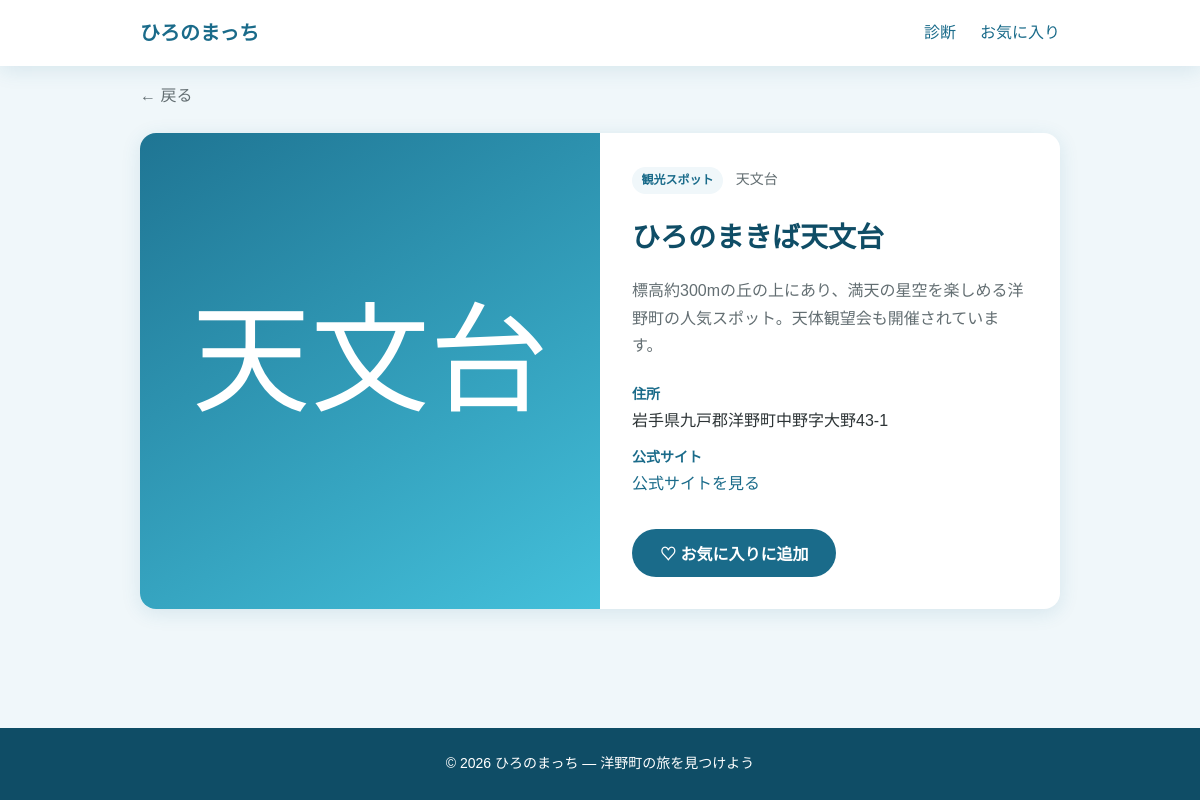
/spot/1, run on an earlier commit of the app's database.
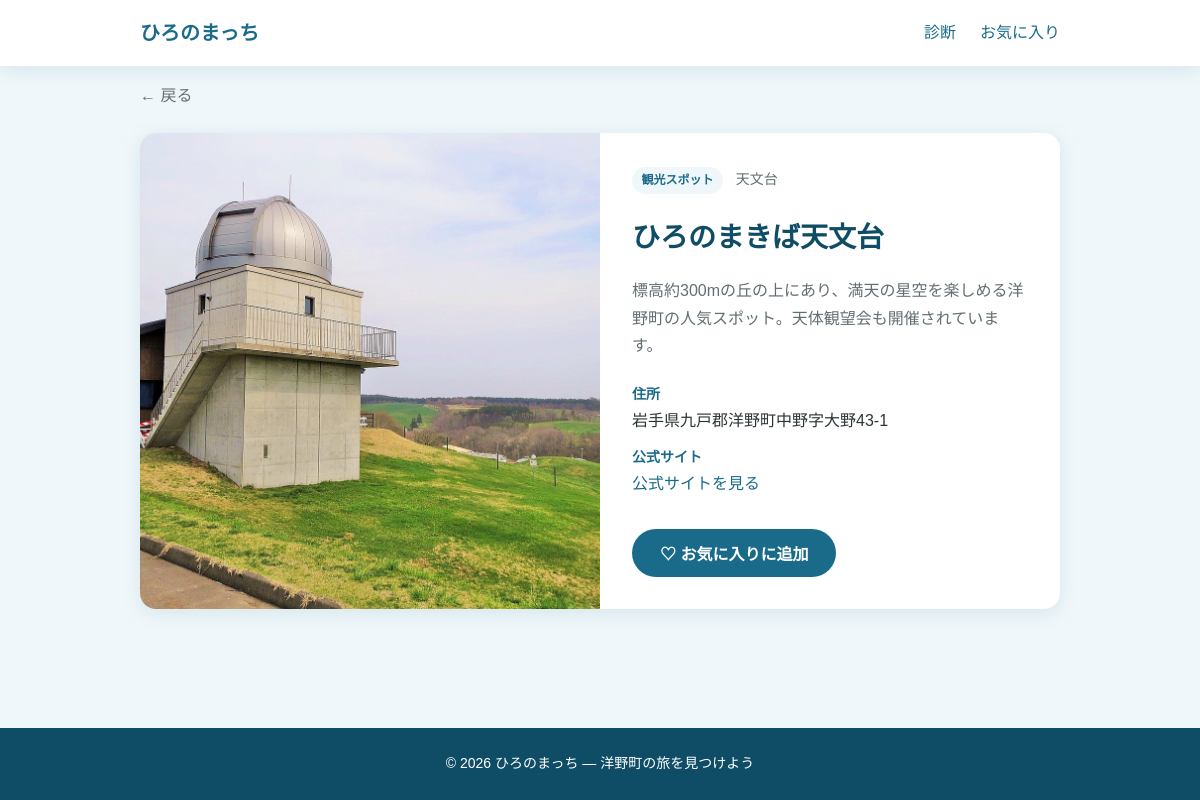
And on a later commit of the database.
### tables this page shows
CREATE TABLE spots (
    id INTEGER PRIMARY KEY AUTOINCREMENT,
    name TEXT NOT NULL,
    category TEXT NOT NULL,
    genre TEXT NOT NULL,
    description TEXT NOT NULL,
    image_url TEXT NOT NULL,
    address TEXT NOT NULL,
    official_url TEXT NOT NULL
);

### app.py (the view)
@app.route("/spot/<int:spot_id>")
def spot_detail(spot_id):
    spot = fetch_spot(spot_id)
    if spot is None:
        abort(404)
    return render_template("spot_detail.html", spot=spot)

### app.py (called while the page is built)
def fetch_spot(spot_id):
    db = get_db()
    spot = db.execute("SELECT * FROM spots WHERE id = ?", (spot_id,)).fetchone()
    db.close()
    return spot

### database.py (called while the page is built)
def get_db():
    conn = sqlite3.connect(DB_PATH)
    conn.row_factory = sqlite3.Row
    return conn

### templates/spot_detail.html (shortened to what this page needs)
{% extends "base.html" %}
{% block content %}
<section class="spot-detail container">
    <a href="javascript:history.back()" class="back-link">&larr; 戻る</a>
    <article class="spot-detail-card">
        <div class="spot-detail-image">
            <img src="{{ url_for('static', filename=spot.image_url) }}" alt="{{ spot.name }}">
        </div>
        <div class="spot-detail-body">
            <span class="spot-category">{{ spot.category }}</span>
            <span class="spot-genre">{{ spot.genre }}</span>
            <h1>{{ spot.name }}</h1>
            <p class="spot-description">{{ spot.description }}</p>
            <dl class="spot-info">
                <dt>住所</dt>
                <dd>{{ spot.address }}</dd>
                <dt>公式サイト</dt>
                <dd>
                    <a href="{{ spot.official_url }}" target="_blank" rel="noopener noreferrer">
                        公式サイトを見る
                    </a>
                </dd>
            </dl>
            <button type="button" class="btn btn-primary btn-favorite-detail"
                    data-spot-id="{{ spot.id }}"
                    data-spot-name="{{ spot.name }}"
                    data-spot-image="{{ spot.image_url }}"
                    data-spot-category="{{ spot.category }}">
                ♡ お気に入りに追加
            </button>
        </div>
    </article>
</section>
{% endblock %}

### templates/base.html (shortened to what this page needs)
<!DOCTYPE html>
<html lang="ja">
<head>
    <link rel="stylesheet" href="{{ url_for('static', filename='css/style.css') }}">
</head>
<body>
    <header class="site-header">
        <div class="container header-inner">
            <a href="{{ url_for('index') }}" class="logo">ひろのまっち</a>
            <nav class="nav-links">
                <a href="{{ url_for('diagnosis') }}">診断</a>
                <a href="{{ url_for('favorites') }}">お気に入り</a>
            </nav>
        </div>
    </header>
    <main class="main-content">
        {% block content %}{% endblock %}
    </main>
    <footer class="site-footer">
        <div class="container">
            <p>&copy; 2026 ひろのまっち — 洋野町の旅を見つけよう</p>
        </div>
    </footer>
</body>
</html>

### static/css/style.css (style rules this page uses)
:root { --color-primary: #1a6b8a; --color-primary-dark: #0f4d66; --color-accent: #f4a261; --color-accent-light: #fff4eb; --color-bg: #f0f7fa; --color-white: #ffffff; --color-text: #2d3436; --color-text-light: #636e72; --color-border: #dfe6e9; --radius: 16px; --radius-sm: 12px; --shadow: 0 4px 20px rgba(26, 107, 138, 0.12); --shadow-card: 0 8px 24px rgba(26, 107, 138, 0.15); --font: "Hiragino Sans", "Hiragino Kaku Gothic ProN", Meiryo, sans-serif; --mobile-max: 480px; }
*, *::before, *::after { box-sizing: border-box; margin: 0; padding: 0; }
body { font-family: var(--font); color: var(--color-text); background: var(--color-bg); line-height: 1.7; min-height: 100vh; display: flex; flex-direction: column; }
img { max-width: 100%; height: auto; display: block; }
a { color: var(--color-primary); text-decoration: none; }
.container { width: 100%; max-width: 960px; margin: 0 auto; padding: 0 1.25rem; }
.site-header { background: var(--color-white); box-shadow: var(--shadow); position: sticky; top: 0; z-index: 100; }
.header-inner { display: flex; justify-content: space-between; align-items: center; padding: 1rem 1.25rem; }
.logo { font-size: 1.25rem; font-weight: 700; color: var(--color-primary); text-decoration: none; }
.nav-links { display: flex; gap: 1.5rem; }
.nav-links a { font-weight: 500; text-decoration: none; }
.site-footer { background: var(--color-primary-dark); color: var(--color-white); text-align: center; padding: 1.5rem; margin-top: auto; font-size: 0.875rem; }
.main-content { flex: 1; padding: 1rem 0 2rem; }
.btn { display: inline-block; padding: 0.75rem 1.75rem; border-radius: 999px; font-size: 1rem; font-weight: 600; border: none; cursor: pointer; text-decoration: none; transition: transform 0.15s, box-shadow 0.15s; }
.btn-primary { background: var(--color-primary); color: var(--color-white); }
.spot-category { display: inline-block; background: var(--color-bg); color: var(--color-primary); font-size: 0.75rem; font-weight: 600; padding: 0.2rem 0.6rem; border-radius: 999px; margin-bottom: 0.5rem; }
.spot-detail-card { background: var(--color-white); border-radius: var(--radius); overflow: hidden; box-shadow: var(--shadow); display: grid; grid-template-columns: 1fr 1fr; gap: 0; }
.spot-detail-image img { width: 100%; height: 100%; min-height: 320px; object-fit: cover; }
.spot-detail-body { padding: 2rem; }
.spot-genre { display: inline-block; margin-left: 0.5rem; font-size: 0.875rem; color: var(--color-text-light); }
.spot-detail-body h1 { font-size: 1.75rem; color: var(--color-primary-dark); margin: 0.75rem 0 1rem; }
.spot-description { margin-bottom: 1.5rem; color: var(--color-text-light); }
.spot-info { margin-bottom: 1.5rem; }
.spot-info dt { font-weight: 600; font-size: 0.875rem; color: var(--color-primary); margin-top: 0.75rem; }
.spot-info dd { margin-left: 0; }
.btn-favorite-detail { margin-top: 0.5rem; }
.back-link { display: inline-block; margin-bottom: 1.5rem; font-weight: 500; color: var(--color-text-light); text-decoration: none; }

What changed in the data, as far as the page shows it:
changed spots "ひろのまきば天文台": image_url: a different picture
